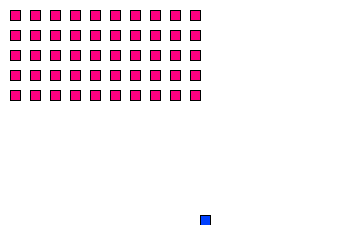
Frame 1 (no input)
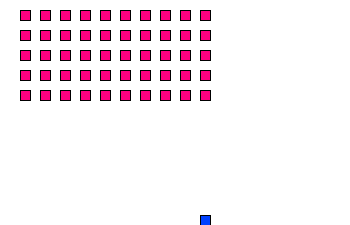
Frame 60 (the mouse pressed at the canvas centre just before this capture)
Frame 120 (the mouse held since frame 60 and released just before this capture): identical to frame 60, image omitted

The Processing sketch that drew these frames (run headless with seeded random() and noise(); from frame 60 on, the mouse is pressed at the canvas centre):

// Processing sketch: myour_gallague
// ── myour_gallague.pde
final int unitSize = 10;

final int enemyXCount = 10;
final int enemyYCount = 5;

int player_x = 20;

int enemy_x = 1, enemy_y = 1;
int enemyDirection = 1;

boolean[] isEnemyAlive = new boolean[enemyXCount * enemyYCount];
int score = 0;

final int maxBullet = 4;
int[] bullet_x = new int[maxBullet];
int[] bullet_y = new int[maxBullet];

boolean bEnded = false;

void setup()
{
  size(350, 225);
  
  for(int i = 0; i < maxBullet; i++)
  {
    bullet_x[i] = -1;
  }
  
  initEnemy();
  
  rectMode(CORNER);
  ellipseMode(CORNER);
}

float prevBulletMoveTime = 0;
float prevMoveTime = 0;
float prevActionTime = 0;
void draw()
{
  background(255);
  
  fill(0,64,255);
  rect(player_x*unitSize, height-unitSize, unitSize, unitSize);
  
  for(int x = 0; x < enemyXCount; x++)
  {
    for(int y = 0; y < enemyYCount; y++)
    {
      if(isEnemyAlive[enemyXCount * y + x])
      {
        fill(255, 0, 128);
        rect((enemy_x + 2 * x) * unitSize,
        (enemy_y + 2 * y) * unitSize, unitSize, unitSize);
      }
    }
  }
  
  for(int i = 0; i < maxBullet; i++)
  {
    if(bullet_x[i] != -1)
    {
      fill(64, 255, 11);
      ellipse(bullet_x[i] * unitSize, bullet_y[i] * unitSize, unitSize/2, unitSize/2);
    }
  }
  
  if(!bEnded)
  {
    float ms_time =frameCount * 1000/frameRate;
    
    if(ms_time - prevBulletMoveTime >= 125)
    {
      prevBulletMoveTime = ms_time;
      
      for(int i = 0; i < maxBullet; i++)
      {
        if(bullet_x[i] != -1)
        {
          bullet_y[i]--;
          if(bullet_y[i] < 0)
          {
            bullet_x[i] = -1;
          }
          
          int ex = bullet_x[i] - enemy_x;
          int ey = bullet_y[i] - enemy_y;
          
           if (ex >= 0 && ex < enemyXCount * 2 && ex % 2 == 0 && ey >= 0 && ey < enemyYCount * 2 && ey % 2 == 0)
           {
              int tx = ex / 2, ty = ey / 2;
              if (isEnemyAlive[enemyXCount * ty + tx])
              {
                 isEnemyAlive[enemyXCount * ty + tx] = false;
                 bullet_x[i] = -1;
                 score++;
                 println("!! hit !! [score: " + score + "]");
                 
                 if (score == 50)
                 {
                   print(">> you win <<");
                    bEnded = true;
                 }
              }
           }
        }
      }
    }
     if (ms_time - prevMoveTime >= 1000)
     {
       prevMoveTime = ms_time;
     
       enemy_x += enemyDirection;
       if (enemy_x < 0 || (enemy_x + enemyXCount * 2) * unitSize > width)
       {
         enemy_x -= enemyDirection;
         enemy_y += 1;
         enemyDirection *= -1;
       
         if ((enemy_y + enemyYCount * 2) * unitSize > height - unitSize)
         {
            println(">>> you lose <<<");
            bEnded = true;
         }
       }
     }
     if (ms_time - prevActionTime >= 375 && keyPressed)
     {
       if (key == 'a')
       {
         prevActionTime = ms_time;
         if (player_x != 0)
         {
           player_x--;
         }
       }
       else if (key == 'd')
       {
         prevActionTime = ms_time;
         if (player_x != width / unitSize)
         {
           player_x++;
         }
       }
       else if (key == ' ')
       {
         prevActionTime = ms_time;
         
         int i;
         for(i = 0; i < maxBullet; i++)
         {
           if (bullet_x[i] == -1)
           {
             bullet_x[i] = player_x;
             bullet_y[i] = (height / unitSize) - 1;
             break;
           }
         }
         if(i == maxBullet)
         {
           println("bullet loading...");
         }
       }
     }
  }
}

void initEnemy()
{
  for(int i = 0; i < enemyXCount * enemyYCount; i++)
  {
    isEnemyAlive[i] = true;
  }
}
